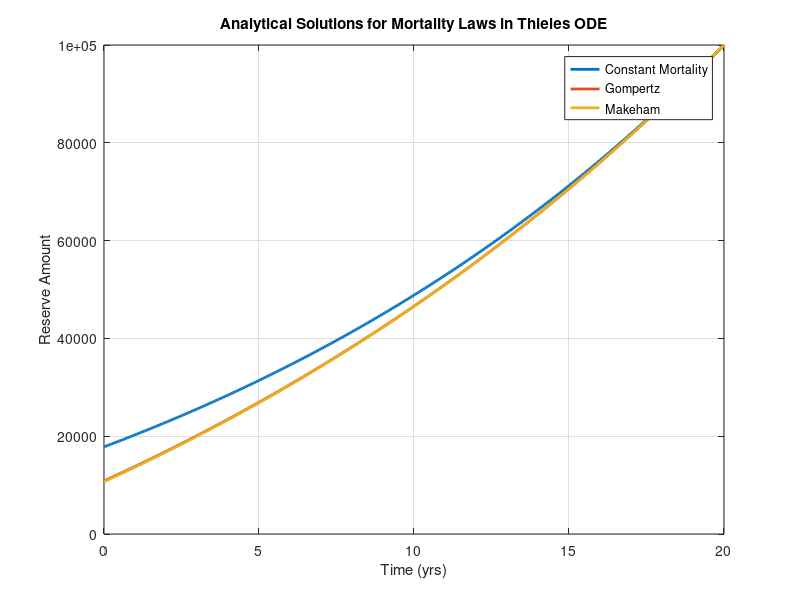

Write the MATLAB code that produced this figure. (Note: this script raises an error after producing the figure.)
clear;
clc;
close all;
addpath('../SRC');

%% Analytical Solution for Constant Mortality
% Parameters from previous textbook example
T = 20;
S = 100000;
P = 2500;
delta = 0.04;
x = 30; %age

% mortality
mu_const = 0.01;

%creating timegrid
t=linspace(0,T,401);

%Setting up components
A= delta +mu_const;
B= P-mu_const*S;

% Creating exact reserve
V_exact_constant = @(t) -B/A + (S + B/A)*exp(A*(t-T));
V_constant = V_exact_constant(t);

% Find reserve at year 10, indicated year of textbook. Same as 40 years old
YR10 = find(t == 10,1);

fprintf('Constant reserve at year 10: %.10f\n',V_constant(YR10));

%% Analytical Solution for Gompertz Mortality

% Parameters from previous textbook example
T = 20;
S = 100000;
P = 2500;
delta = 0.04;
x = 30;

% Setting up Gompertz mortality parameters
B = 2.7e-6;
c = 1.124;
mu = @(t) B*c.^(x+t);

% Creating derived Integrating factor
I = @(t) exp(-delta*t - (B*c.^(x+t))/log(c));

% Creating time step grid
t = linspace(0,T,401);

% Initializing reserve array
V_exact_gompertz = zeros(1,length(t));

% Creating function for integral
full_int_gomp = @(s) I(s).*(P-S*mu(s));
% Calculate analytical reserve at each time
for n = 1:length(t)
    tn = t(n);
    % Calculating the integral from xmin=tn to xmax=T
    integral_sol_gomp = integral(full_int_gomp,tn,T);
    V_exact_gompertz(n) = (I(T)*S - integral_sol_gomp)/I(tn);
end

% Find reserve at year 10, indicated year of textbook. Same as 40 years old
YR10 = find(t == 10,1);

fprintf('Gompertz reserve at year 10: %.10f\n',V_exact_gompertz(YR10));

%%
%Analytical Solution for Makeham's
% Parameters from previous textbook example
T = 20;
S = 100000;
P = 2500;
delta = 0.04;
x = 30;

% Seeting up Gompertz mortality parameters
A = 0.00022;
B = 2.7e-6;
c = 1.124;
mu = @(t) A + B*c.^(x+t);

% Creating derived Integrating factor
I = @(t) exp(-delta*t -A*t - (B*c.^(x+t))/log(c));

% Creating time step grid
t = linspace(0,T,401);

% Initializing reserve array
V_exact_makeham = zeros(1,length(t));


% Creating function for integral
full_int_mak = @(s) I(s).*(P-S*mu(s));
% Calculate analytical reserve at each time
for n = 1:length(t)
    tn = t(n);
    % Calculating the integral from xmin=tn to xmax=T
    integral_sol_mak = integral(full_int_mak,tn,T);
    V_exact_makeham(n) = (I(T)*S - integral_sol_mak)/I(tn);
end

% Find reserve at year 10, indicated year of textbook. Same as 40 years old
YR10 = find(t == 10,1);

fprintf('Makeham reserve at year 10: %.10f\n',V_exact_makeham(YR10));

%% Plot all three analytical solutions
figure;
plot(t, V_constant, 'LineWidth',2);
hold on;
plot(t, V_exact_makeham, 'LineWidth',2);
plot(t, V_exact_gompertz, 'LineWidth',2);
xlabel('Time (yrs)');
ylabel('Reserve Amount');
title('Analytical Solutions for Mortality Laws in Thieles ODE');
legend('Constant Mortality','Gompertz','Makeham','Location','best');
grid on;
hold off;

%% Convergence Analysis 

%Define parameters
T = 20; 
delta = 0.04; 
P = 2500; 
S = 100000; 

mu_const = 0.01; 
mu = @(t) mu_const; %mu is set up as a function of t


% Test h = -0.05 first (solving backwards)
N=400;
h= -T/N;
%creating equally spaced time-steps
t = linspace(T,0,N+1); 

%Initializing arrays
V_euler =zeros(1, N+1);
V_RK = zeros(1, N+1);
V_trap = zeros(1, N+1);

% Setting the first term in the array as the Terminal condition 
V_euler(1) = 100000;
V_trap(1) = 100000;
V_RK(1) = 100000;

%running methods 
for n = 1:N
    V_euler(n+1) = my_Euler_thiele(t(n),V_euler(n),h,delta,P,S,mu);
    V_trap(n+1) = my_trapezoidal_thiele(t(n),V_trap(n),h,delta,P,S,mu);
    V_RK(n+1) = my_RK_thiele(t(n),V_RK(n),h,delta,P,S,mu);
end

% Compare reserves at year 10
% finding spot in array of year 10
YR10 = find(t==10,1);
%using coded constant exact solution
V_exact_10 = V_exact_constant(10);
error_euler = abs(V_euler(YR10)-V_exact_10);
error_RK = abs(V_RK(YR10)-V_exact_10);
error_trap = abs(V_trap(YR10)-V_exact_10);

%Reserve values by method
fprintf('Step size = %.4f\n', h)
fprintf('Error of Euler at year 10: %.10f\n', error_euler);
fprintf('Error of RK4 at year 10: %.10f\n', error_RK);
fprintf('Error of Trapezoidal at year 10: %.10f\n', error_trap);

%%
% New step-size -0.025

N=800;
h2= -T/N;
%creating equally spaced time-steps
t = linspace(T,0,N+1); 

%Initializing arrays
V_euler2 =zeros(1, N+1);
V_RK2 = zeros(1, N+1);
V_trap2 = zeros(1, N+1);

% Setting the first term in the array as the Terminal condition 
V_euler2(1) = 100000;
V_trap2(1) = 100000;
V_RK2(1) = 100000;

%running methods 
for n = 1:N
    V_euler2(n+1) = my_Euler_thiele(t(n),V_euler2(n),h2,delta,P,S,mu);
    V_trap2(n+1) = my_trapezoidal_thiele(t(n),V_trap2(n),h2,delta,P,S,mu);
    V_RK2(n+1) = my_RK_thiele(t(n),V_RK2(n),h2,delta,P,S,mu);
end

% Compare reserves at year 10
% finding spot in array of year 10
YR10 = find(t==10,1);
%using coded constant exact solution
V_exact_10 = V_exact_constant(10);
error_euler2 = abs(V_euler2(YR10)-V_exact_10);
error_RK2 = abs(V_RK2(YR10)-V_exact_10);
error_trap2 = abs(V_trap2(YR10)-V_exact_10);

%Reserve values by method
fprintf('Step size = %.4f\n', h2)
fprintf('Error of Euler at year 10: %.10f\n', error_euler2);
fprintf('Error of RK4 at year 10: %.10f\n', error_RK2);
fprintf('Error of Trapezoidal at year 10: %.10f\n', error_trap2);
%%
% New step-size -0.025

N=1600;
h3= -T/N;
%creating equally spaced time-steps
t = linspace(T,0,N+1); 

%Initializing arrays
V_euler3 =zeros(1, N+1);
V_RK3 = zeros(1, N+1);
V_trap3 = zeros(1, N+1);

% Setting the first term in the array as the Terminal condition 
V_euler3(1) = 100000;
V_trap3(1) = 100000;
V_RK3(1) = 100000;

%running methods 
for n = 1:N
    V_euler3(n+1) = my_Euler_thiele(t(n),V_euler3(n),h3,delta,P,S,mu);
    V_trap3(n+1) = my_trapezoidal_thiele(t(n),V_trap3(n),h3,delta,P,S,mu);
    V_RK3(n+1) = my_RK_thiele(t(n),V_RK3(n),h3,delta,P,S,mu);
end

% Compare reserves at year 10
% finding spot in array of year 10
YR10 = find(t==10,1);
%using coded constant exact solution
V_exact_10 = V_exact_constant(10);
error_euler3 = abs(V_euler3(YR10)-V_exact_10);
error_RK3 = abs(V_RK3(YR10)-V_exact_10);
error_trap3 = abs(V_trap3(YR10)-V_exact_10);

%Reserve values by method
fprintf('Step size = %.4f\n', h3)
fprintf('Error of Euler at year 10: %.10f\n', error_euler3);
fprintf('Error of RK4 at year 10: %.10f\n', error_RK3);
fprintf('Error of Trapezoidal at year 10: %.10f\n', error_trap3);

%%
%calculating order of convergence 
k_euler = abs(log(error_euler3/error_euler2)/log(2));
fprintf('Euler order of convergence: %.4f\n',k_euler);
k_trap = abs(log(error_trap3/error_trap2)/log(2));
fprintf('Trapezoidal order of convergence: %.4f\n',k_trap);
k_RK = abs(log(error_RK3/error_RK2)/log(2));
fprintf('RK4 order of convergence: %.4f\n',k_RK);
